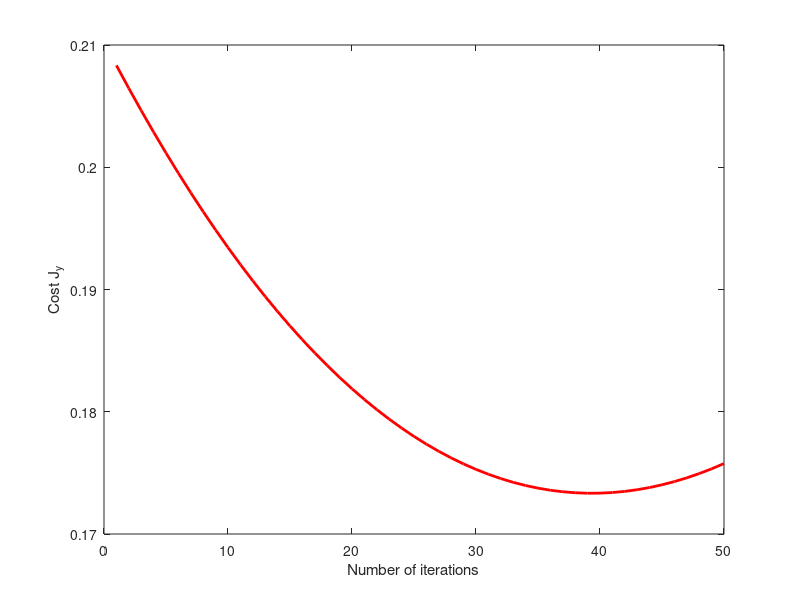

This figure's MATLAB source:
clear; clc;
data = load('data/multi_x_y.txt');
m = length(data);
n = size(data,2)-1;

X = data(:, 1:3);
x_coord = data(:, 4);
y_coord = data(:, 5);

mu = mean(X);
sigma = std(X);
rows = size(X, 1);
mu_matrix = ones(rows, 1) * mu;
sigma_matrix = ones(rows, 1) * sigma;
x_norm = (X-mu_matrix)./sigma_matrix;
x_norm = [ones(m, 1) x_norm];

num_iters = 400;

alpha_x = 0.1;
alpha_y = 0.002;

alpha_1 = 0.05;
alpha_2 = 0.000009;
alpha_3 = 0.000009;

theta_x = zeros(n, 1);
theta_y = zeros(n, 1);

theta_1 = zeros(n, 1);
theta_2 = zeros(n, 1);
theta_3 = zeros(n, 1);

J_x = zeros(num_iters, 1);
J_y = zeros(num_iters, 1);

J_1 = zeros(num_iters, 1);
J_2 = zeros(num_iters, 1);
J_3 = zeros(num_iters, 1);

for iter = 1:num_iters
    h_x = x_norm*theta_x;
    h_y = x_norm*theta_y;
    
    h_1 = x_norm*theta_1;
    h_2 = x_norm*theta_2;
    h_3 = x_norm*theta_3;
    
    error_vector_x = h_x-x_coord;
    error_vector_y = h_y-y_coord;
    
    error_vector_1 = h_1-y_coord;
    error_vector_2 = h_2-y_coord;
    error_vector_3 = h_3-y_coord;
    
    gradient_x = (alpha_x/m)*(x_norm')*error_vector_x;
    gradient_y = (alpha_y/m)*(x_norm')*error_vector_y;
    
    gradient_1 = (alpha_1/m)*(x_norm')*error_vector_1;
    gradient_2 = (alpha_2/m)*(x_norm')*error_vector_2;
    gradient_3 = (alpha_3/m)*(x_norm')*error_vector_3;
    
    theta_x = theta_x - gradient_x;
    theta_y = theta_y - gradient_y;
    
    theta_1 = theta_1 - gradient_1;
    theta_2 = theta_2 - gradient_2;
    theta_3 = theta_3 - gradient_3;
    
    J_x(iter) = (1/(2*m))*sum(power(h_x(:,1)-x_coord(:,1),2));
    J_y(iter) = (1/(2*m))*sum(power(h_y(:,1)-x_coord(:,1),2));
    
    J_1(iter) = (1/(2*m))*sum(power(h_1(:,1)-x_coord(:,1),2));
    J_2(iter) = (1/(2*m))*sum(power(h_2(:,1)-x_coord(:,1),2));
    J_3(iter) = (1/(2*m))*sum(power(h_3(:,1)-x_coord(:,1),2));    
end

%fprintf('J = %.5f\n',J);
%Plot the convergence graph
figure;
%plot(1:numel(J_x), J_x, '-b', 'LineWidth', 2);
% plot(1:50, J_x(1:50), '-b', 'LineWidth', 2);
% xlabel('Number of iterations');
% ylabel('Cost J_x');
%hold on;
plot(1:50, J_y(1:50), '-r', 'LineWidth', 2);
xlabel('Number of iterations');
ylabel('Cost J_y');

%plot(1:numel(J_1), J_1, 'b');
%hold on;
%plot(1:numel(J_2), J_2, 'r');
%plot(1:numel(J_3), J_3, 'k');

% Display gradient descent's result
%fprintf('Theta computed from gradient descent: \n');
%fprintf(' %f \n', theta);
%fprintf('\n');

vectorOfPrediction = [29 4 3];
vectorOfPrediction = (vectorOfPrediction-mu)./sigma;
vectorOfPrediction = [ones(1, 1) vectorOfPrediction];
predicted_x = vectorOfPrediction*theta_x;
predicted_y = vectorOfPrediction*theta_y;

fprintf('approximate coordinates: (%.2f:%.2f);\n',predicted_x,predicted_y);